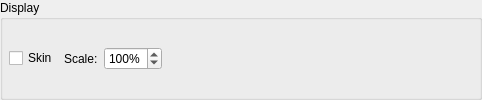
             <widget class="QGroupBox" name="groupBox_4">
              <property name="title">
               <string>Display</string>
              </property>
              <layout class="QGridLayout" name="gridLayout_19">
               <property name="leftMargin">
                <number>6</number>
               </property>
               <property name="topMargin">
                <number>6</number>
               </property>
               <property name="bottomMargin">
                <number>6</number>
               </property>
               <item row="0" column="0">
                <widget class="QCheckBox" name="checkSkin">
                 <property name="sizePolicy">
                  <sizepolicy hsizetype="Maximum" vsizetype="Fixed">
                   <horstretch>0</horstretch>
                   <verstretch>0</verstretch>
                  </sizepolicy>
                 </property>
                 <property name="focusPolicy">
                  <enum>Qt::NoFocus</enum>
                 </property>
                 <property name="text">
                  <string>Skin</string>
                 </property>
                 <property name="checked">
                  <bool>false</bool>
                 </property>
                </widget>
               </item>
               <item row="0" column="1">
                <widget class="QLabel" name="label_26">
                 <property name="sizePolicy">
                  <sizepolicy hsizetype="Maximum" vsizetype="Preferred">
                   <horstretch>0</horstretch>
                   <verstretch>0</verstretch>
                  </sizepolicy>
                 </property>
                 <property name="text">
                  <string>Scale:</string>
                 </property>
                </widget>
               </item>
               <item row="0" column="2">
                <widget class="QSpinBox" name="scaleLCD">
                 <property name="sizePolicy">
                  <sizepolicy hsizetype="Maximum" vsizetype="Fixed">
                   <horstretch>0</horstretch>
                   <verstretch>0</verstretch>
                  </sizepolicy>
                 </property>
                 <property name="focusPolicy">
                  <enum>Qt::ClickFocus</enum>
                 </property>
                 <property name="suffix">
                  <string>%</string>
                 </property>
                 <property name="minimum">
                  <number>50</number>
                 </property>
                 <property name="maximum">
                  <number>410</number>
                 </property>
                 <property name="singleStep">
                  <number>25</number>
                 </property>
                 <property name="value">
                  <number>100</number>
                 </property>
                </widget>
               </item>
               <item row="0" column="3">
                <spacer name="horizontalSpacer_7">
                 <property name="orientation">
                  <enum>Qt::Horizontal</enum>
                 </property>
                 <property name="sizeHint" stdset="0">
                  <size>
                   <width>306</width>
                   <height>20</height>
                  </size>
                 </property>
                </spacer>
               </item>
              </layout>
             </widget>
